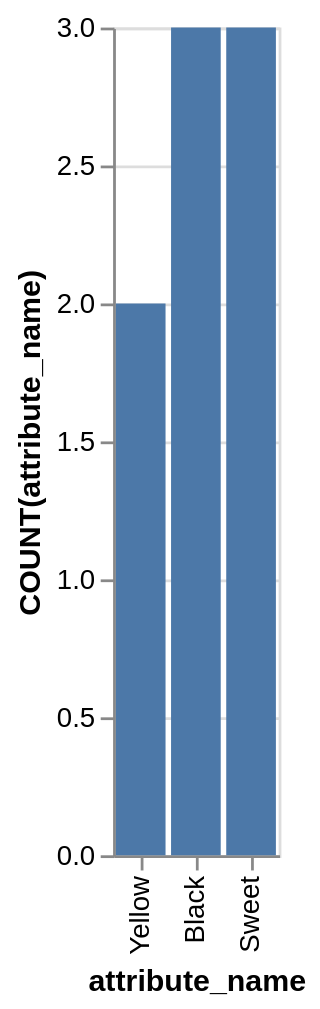

Here is the Vega-Lite specification saved for this chart:
### Vega-Lite specification from a JSON file in a GitHub repository (floating-point values rounded to 4 significant figures)
{"data": {"values": [{"x_data": "Yellow", "y_data": 2}, {"x_data": "Black", "y_data": 3}, {"x_data": "Sweet", "y_data": 3}]}, "mark": "bar", "encoding": {"x": {"field": "x_data", "type": "nominal", "title": "attribute_name", "sort": {"op": "sum", "field": "y_data", "order": "ascending"}}, "y": {"field": "y_data", "type": "quantitative", "title": "COUNT(attribute_name)"}}}
